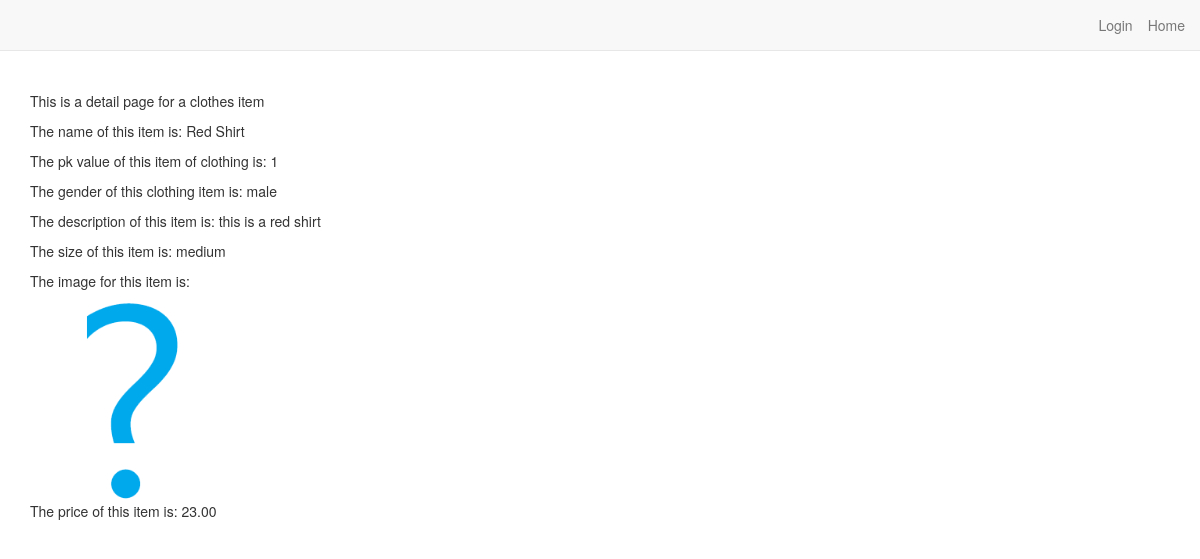
/1/, run on the app's committed database.
### main_app/models.py (models this page shows, shortened)
class Clothes_Item(models.Model):
    user = models.ForeignKey(User)
    name = models.CharField(max_length=50)
    description = models.CharField(max_length=255)
    brand = models.CharField(max_length=32, default="N/A")
    size = models.CharField(max_length=32)
    price = models.DecimalField(max_digits=10, decimal_places=2)
    color = models.CharField(max_length=32, default="N/A")
    image = models.ImageField(upload_to='documents/', default='default.png')
    gender = models.CharField(max_length=14)
    clothing_choices = [('Tops', 'Tops'), ('Bottoms', 'Bottoms'), ('Dresses', 'Dresses'), ('Shoes', 'Shoes'), ('Accessories', 'Accessories'), ('Costumes', 'Costumes'), ('Other', 'Other')]
    clothing_type = models.CharField(choices=clothing_choices, max_length=14)

### main_app/views.py (the view)
# urls.py: url(r'([0-9]+)/$', views.detail, name='detail'),
@never_cache
def detail(request, clothing_item_id):
    clothes_item = Clothes_Item.objects.get(id=clothing_item_id)
    user = request.user
    if user.is_authenticated():
        favorite_clothes_ids = get_favorite_clothes_ids(request)
        return render(request, 'detail.html', {'user': user, 'clothes_item': clothes_item, "favorite_clothes_ids": favorite_clothes_ids})
    return render(request, 'detail.html', {'user': user, 'clothes_item': clothes_item})

### main_app/templates/detail.html (shortened to what this page needs)
{% extends 'base.html' %}
{% load staticfiles %}
{% block content %}
<div>
<p>This is a detail page for a clothes item</p>
<p>The name of this item is: {{ clothes_item.name }}</p>
<p>The pk value of this item of clothing is: {{ clothes_item.pk }}</p>
<p>The gender of this clothing item is: {{ clothes_item.gender }}</p>
<p>The description of this item is: {{ clothes_item.description }}</p>
<p>The size of this item is: {{ clothes_item.size }}</p>
<p>The image for this item is: </p>
<img src="{{ clothes_item.image.url }}" height="200">
<p>The price of this item is: {{ clothes_item.price }}</p>
</div>
{% endblock %}

### data on the page
Clothes_Item: name "Red Shirt", pk "1", gender "male", description "this is a red shirt", size "medium", image (placeholder picture), price "23.00"
